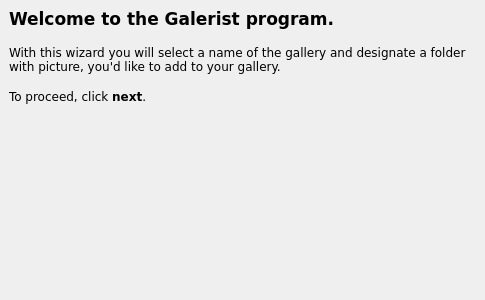
<ui version="4.0" >
 <author></author>
 <comment></comment>
 <exportmacro></exportmacro>
 <class>NewWelcomePage</class>
 <widget class="QWidget" name="NewWelcomePage" >
  <property name="geometry" >
   <rect>
    <x>0</x>
    <y>0</y>
    <width>485</width>
    <height>300</height>
   </rect>
  </property>
  <property name="windowTitle" >
   <string>Form</string>
  </property>
  <layout class="QGridLayout" >
   <property name="margin" >
    <number>9</number>
   </property>
   <property name="spacing" >
    <number>6</number>
   </property>
   <item row="0" column="0" >
    <widget class="QLabel" name="label" >
     <property name="text" >
      <string>&lt;html>&lt;head>&lt;meta name="qrichtext" content="1" />&lt;/head>&lt;body style=" white-space: pre-wrap; font-family:Bitstream Vera Sans; font-size:9pt; font-weight:400; font-style:normal; text-decoration:none;">&lt;p style=" margin-top:0px; margin-bottom:0px; margin-left:0px; margin-right:0px; -qt-block-indent:0; text-indent:0px;">&lt;span style=" font-size:13pt; font-weight:600;">Welcome to the Galerist program.&lt;/span>&lt;/p>&lt;p style="-qt-paragraph-type:empty; margin-top:0px; margin-bottom:0px; margin-left:0px; margin-right:0px; -qt-block-indent:0; text-indent:0px;">&lt;/p>&lt;p style=" margin-top:0px; margin-bottom:0px; margin-left:0px; margin-right:0px; -qt-block-indent:0; text-indent:0px;">With this wizard you will select a name of the gallery and designate a folder with picture, you'd like to add to your gallery.&lt;/p>&lt;p style="-qt-paragraph-type:empty; margin-top:0px; margin-bottom:0px; margin-left:0px; margin-right:0px; -qt-block-indent:0; text-indent:0px;">&lt;/p>&lt;p style=" margin-top:0px; margin-bottom:0px; margin-left:0px; margin-right:0px; -qt-block-indent:0; text-indent:0px;">To proceed, click &lt;span style=" font-weight:600;">next&lt;/span>.&lt;/p>&lt;/body>&lt;/html></string>
     </property>
     <property name="wordWrap" >
      <bool>true</bool>
     </property>
    </widget>
   </item>
   <item row="1" column="0" >
    <spacer>
     <property name="orientation" >
      <enum>Qt::Vertical</enum>
     </property>
     <property name="sizeHint" >
      <size>
       <width>20</width>
       <height>40</height>
      </size>
     </property>
    </spacer>
   </item>
  </layout>
 </widget>
 <pixmapfunction></pixmapfunction>
 <resources/>
 <connections/>
</ui>
